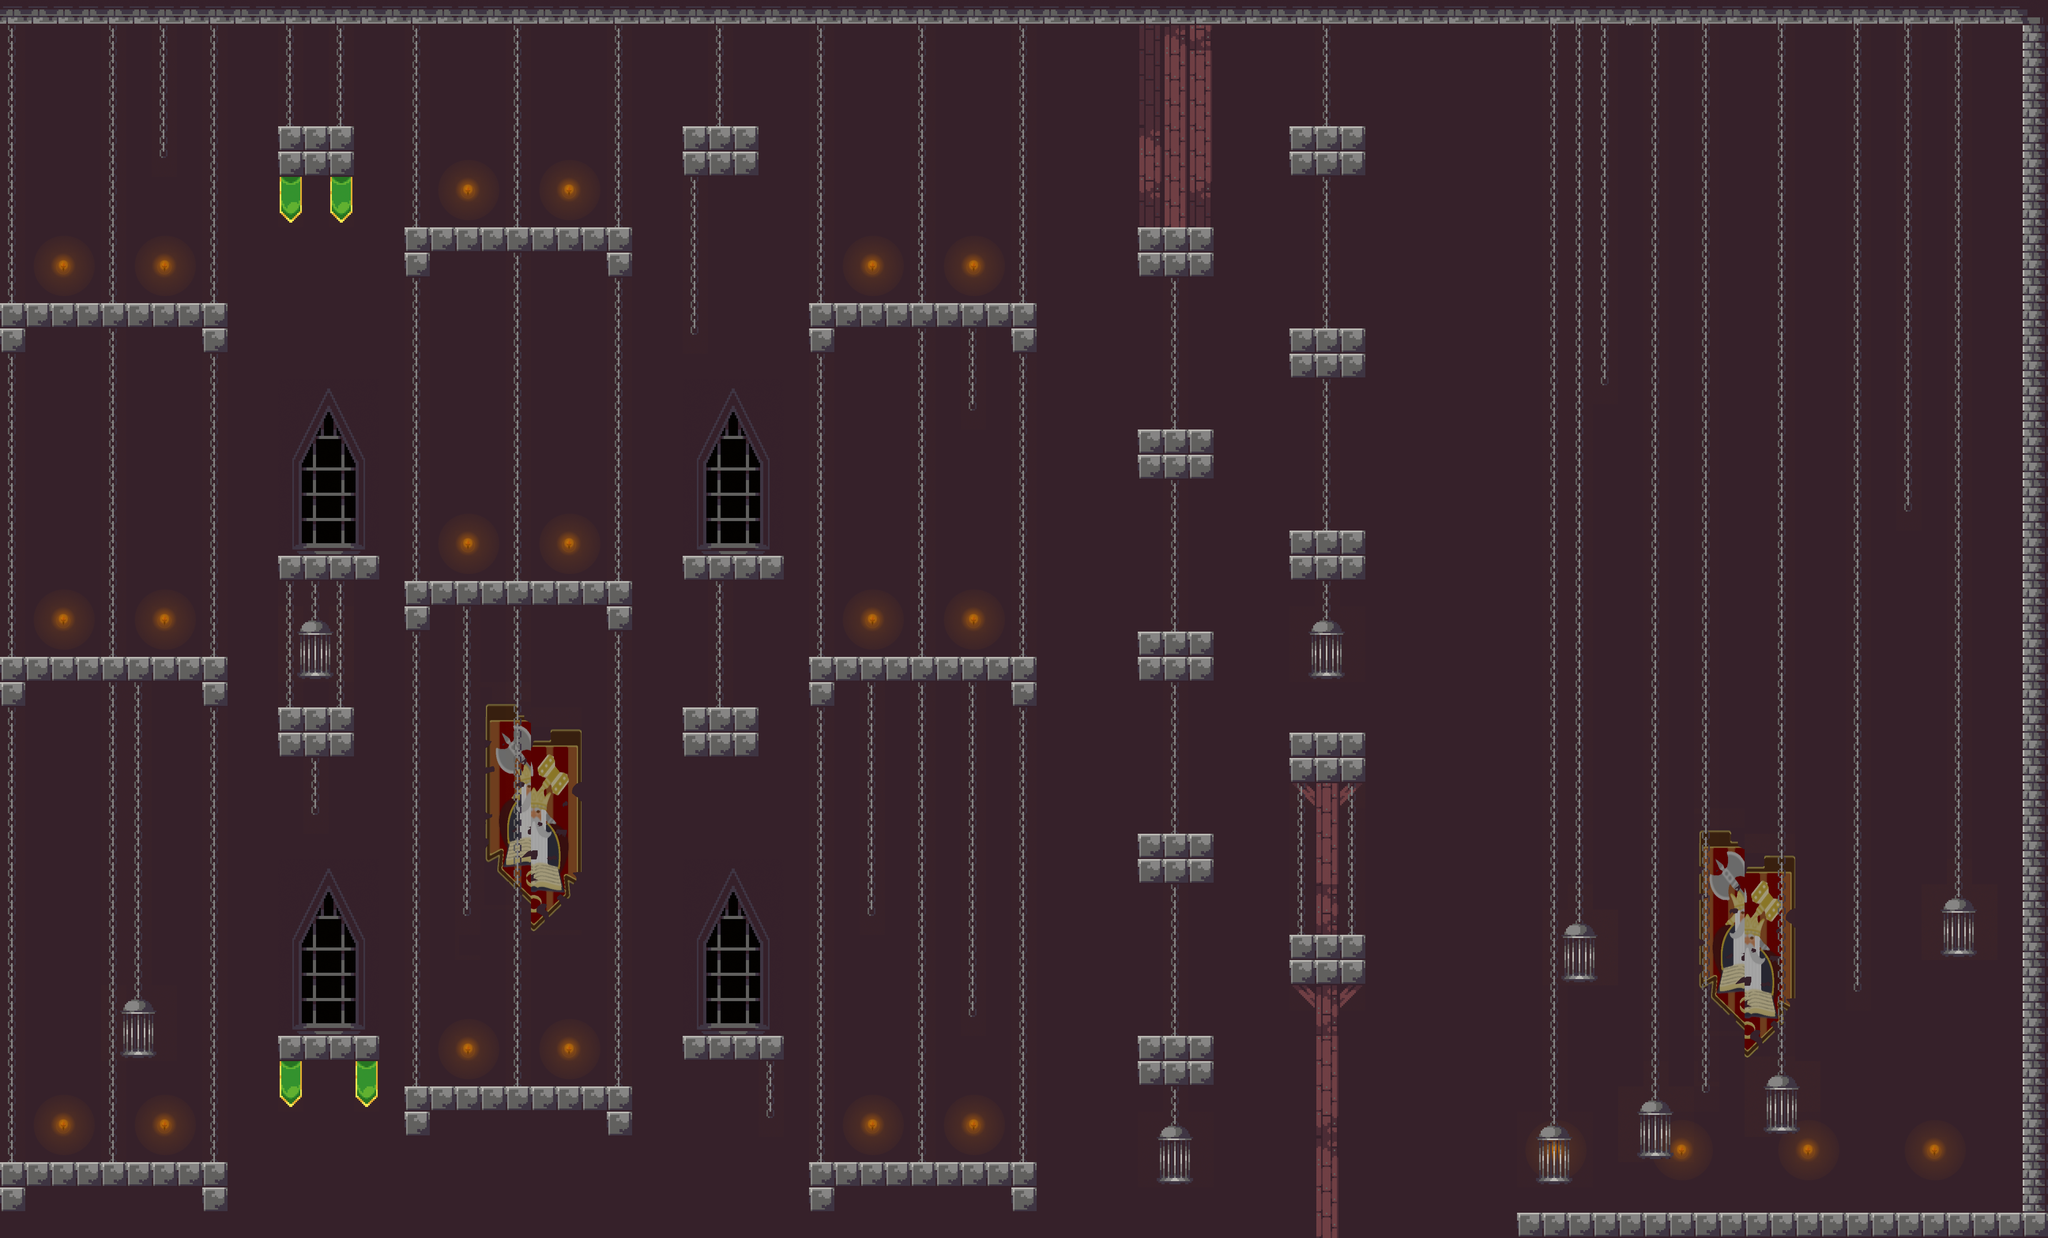

The image is a tile-based game level rendered from a .tmx file. Its description and source (layers, tilesets, objects; grid data summarised) follow:
An orthogonal 81x49 tile map with 64x64 px tiles, 4 tile layers (Camada de Tiles 3, Camada de Tiles 4, Camada de Tiles 2, Camada de Tiles 1).

<map version="1.2" tiledversion="1.3.2" orientation="orthogonal" renderorder="right-down" compressionlevel="0" width="81" height="49" tilewidth="64" tileheight="64" infinite="0" nextlayerid="5" nextobjectid="1">
 <editorsettings>
  <export target="Map1.lua" format="lua" />
 </editorsettings>
 <tileset firstgid="1" source="Dungeon.tsx" />
 <layer id="3" name="Camada de Tiles 3" width="81" height="49">
  <data>[3969 cells, 3861 non-empty, 1 distinct tile ids]</data>
 </layer>
 <layer id="4" name="Camada de Tiles 4" width="81" height="49">
  <data>[3969 cells, 453 non-empty, 63 distinct tile ids]</data>
 </layer>
 <layer id="2" name="Camada de Tiles 2" width="81" height="49">
  <data>[3969 cells, 986 non-empty, 60 distinct tile ids]</data>
 </layer>
 <layer id="1" name="Camada de Tiles 1" width="81" height="49">
  <data>[3969 cells, 348 non-empty, 4 distinct tile ids]</data>
 </layer>
</map>
